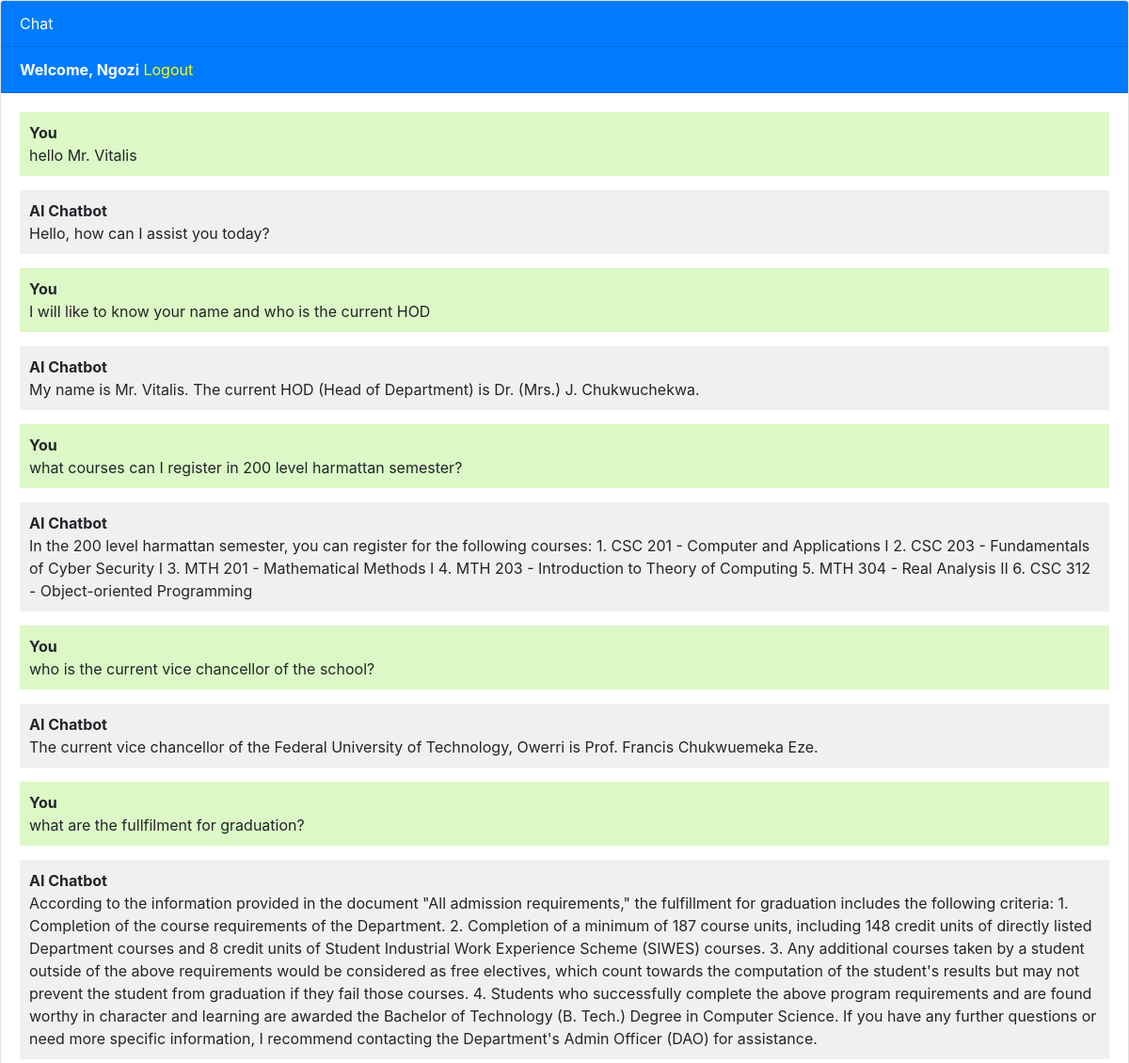
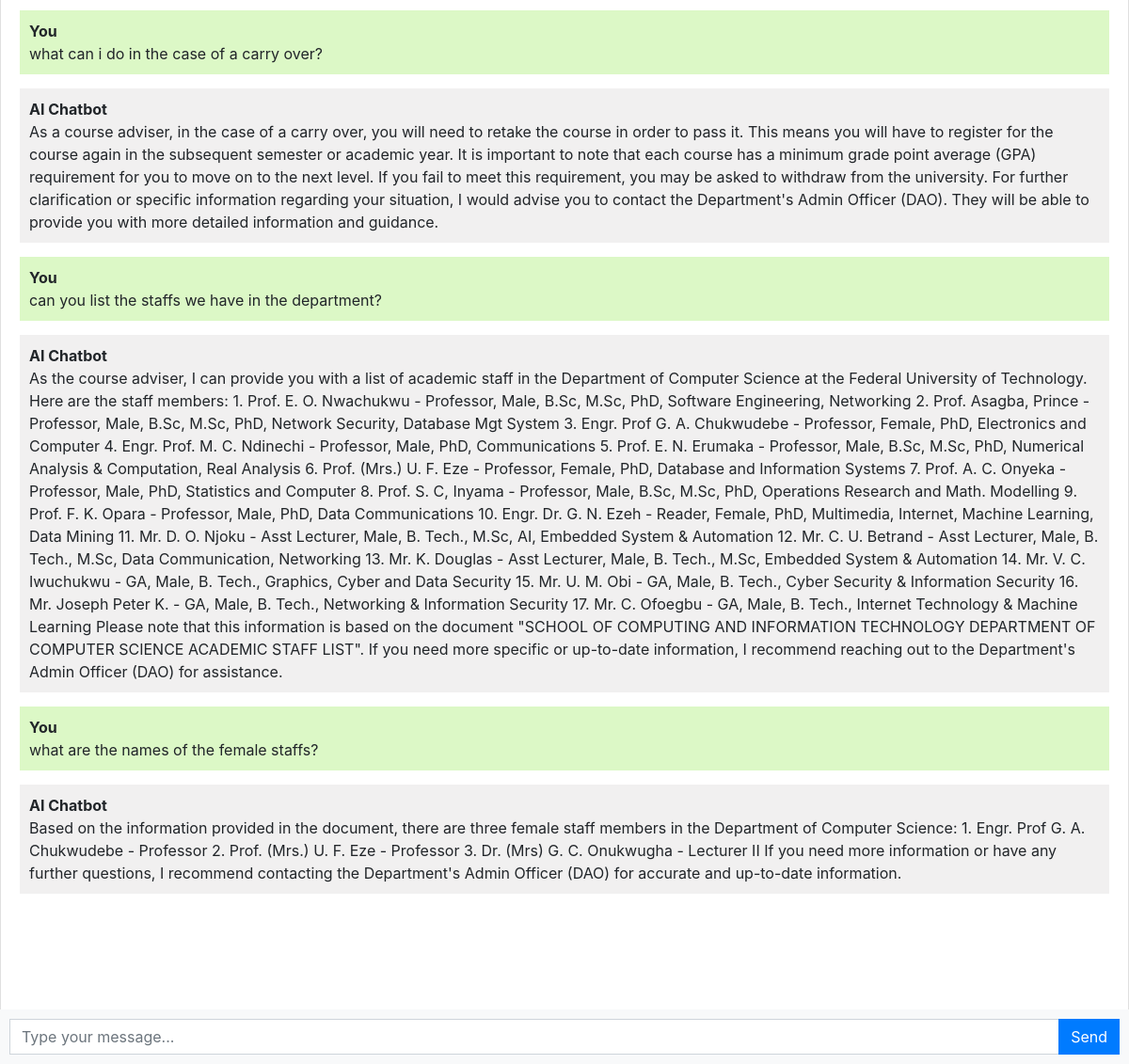
Screenshot of / (signed in) with the database file from the repository (2 pictures, top to bottom).
### chatbot/models.py (models this page shows, shortened)
class Chat(models.Model):
    user = models.ForeignKey(User, on_delete=models.CASCADE)
    message = models.TextField()
    response = models.TextField()
    created_at = models.DateTimeField(auto_now_add=True)

### chatbot/views.py (the view)
# urls.py: path('', views.chatbot, name='chatbot'),
def chatbot(request):
    chats = Chat.objects.filter(user=request.user)
    if request.method == 'POST':
        message = request.POST.get('message')
        response, docs = get_response_from_query(vectorstore_db, message)
        chat = Chat(user=request.user, message=message, response=response, created_at=timezone.now())
        chat.save()
        return JsonResponse({'message': message, 'response': response})
    return render(request, 'chatbot.html', {'chats': chats})

### templates/chatbot.html (shortened to what this page needs)
{% extends 'base.html' %}
{% block content %}
<div class="chat-container">
  <div class="card flex-grow-1">
    <div class="card-header bg-primary text-white">Chat</div>
    {% if user.is_authenticated %}
    <div class="card-header bg-primary text-white"><b>Welcome, {{user.username}}</b>   <a style="color: yellow;" href="logout">Logout</a></div>
    {% else %}
    <div class="card-header bg-primary text-white"><a style="color: yellow" href="login">Login</a>   <a style="color: yellow;" href="register">Register</a></div>
    {% endif %}
    <div class="card-body messages-box">
      <ul class="list-unstyled messages-list">
        {% for chat in chats %}
          {% if chat.user == request.user %}
            <li class="message sent">
          <div class="message-text">
            <div class="message-sender">
              <b>You</b>
            </div>
            <div class="message-content">
              {{chat.message}}
            </div>
          </div>
        </li>
        <li class="message received">
          <div class="message-text">
            <div class="message-sender">
              <b>AI Chatbot</b>
            </div>
            <div class="message-content">
              {{chat.response}}
            </div>
          </div>
        </li>
          {% endif %}
        {% endfor %}
      </ul>
    </div>
    <br><br>
    <br><br>
    <br><br>
  </div>
  <form class="message-form">
    <div class="input-group">
      <input type="text" class="form-control message-input" placeholder="Type your message...">
      <div class="input-group-append">
        <button type="submit" class="btn btn-primary btn-send">Send</button>
      </div>
    </div>
  </form>
</div>
{% endblock %}

### templates/chatbot.html (style rules this page uses)
body, html { height: 100%; }
.messages-box { flex: 1; overflow-y: auto; }
.messages-list { padding-left: 0; }
.message { margin-bottom: 15px; list-style: none; }
.message-text { padding: 10px; border-radius: 5px; }
.sent { background-color: #dcf8c6; align-self: flex-end; }
.received { background-color: #f1f0f0; align-self: flex-start; }
.message-form { display: flex; position: fixed; bottom: 0; left: 0; right: 0; padding: 10px; background-color: #f8f9fa; }
.message-input { flex: 1; border-radius: 0; border-right: none; }
.btn-send { border-radius: 0; }
.chat-container { height: 100%; display: flex; flex-direction: column; }

### rows the page displays
Chat: message "hello Mr. Vitalis", response "Hello, how can I assist you today?"
Chat: message "I will like to know your name and who is the current HOD", response "My name is Mr. Vitalis. The current HOD (Head of Department) is Dr. (Mrs.) J. Chukwuchekwa."
Chat: message "what courses can I register in 200 level harmattan semester?", response "In the 200 level harmattan semester, you can register for the following courses: 1. CSC 201 - Computer and Applications I 2. CSC 203 - Fundamentals of Cyber Security I 3. MTH 201 - Mathematical Methods I 4. MTH 203 - Introduction to Theory of Computing 5. MTH 304 - Real Analysis II 6. CSC 312 - Object-oriented Programming"
Chat: message "who is the current vice chancellor of the school?", response "The current vice chancellor of the Federal University of Technology, Owerri is Prof. Francis Chukwuemeka Eze."
Chat: message "what are the fullfilment for graduation?", response "According to the information provided in the document \"All admission requirements,\" the fulfillment for graduation includes the following criteria: 1. Completion of the course requirements of the Department. 2. Completion of a minimum of 187 course units, including 148 credit units of directly listed Department courses and 8 credit units of Student Industrial Work Experience Scheme (SIWES) courses. 3. Any additional courses taken by a student outside of the above requirements would be considered as free electives, which count towards the computation of the student's results but may not prevent the student from graduation if they fail those courses. 4. Students who successfully complete the…"
Chat: message "what can i do in the case of a carry over?", response "As a course adviser, in the case of a carry over, you will need to retake the course in order to pass it. This means you will have to register for the course again in the subsequent semester or academic year. It is important to note that each course has a minimum grade point average (GPA) requirement for you to move on to the next level. If you fail to meet this requirement, you may be asked to withdraw from the university. For further clarification or specific information regarding your situation, I would advise you to contact the Department's Admin Officer (DAO). They will be able to provide you with more detailed information and guidance."
Chat: message "can you list the staffs we have in the department?", response "As the course adviser, I can provide you with a list of academic staff in the Department of Computer Science at the Federal University of Technology. Here are the staff members: 1. Prof. E. O. Nwachukwu - Professor, Male, B.Sc, M.Sc, PhD, Software Engineering, Networking 2. Prof. Asagba, Prince - Professor, Male, B.Sc, M.Sc, PhD, Network Security, Database Mgt System 3. Engr. Prof G. A. Chukwudebe - Professor, Female, PhD, Electronics and Computer 4. Engr. Prof. M. C. Ndinechi - Professor, Male, PhD, Communications 5. Prof. E. N. Erumaka - Professor, Male, B.Sc, M.Sc, PhD, Numerical Analysis & Computation, Real Analysis 6. Prof. (Mrs.) U. F. Eze - Professor, Female, PhD, Database and…"
Chat: message "what are the names of the female staffs?", response "Based on the information provided in the document, there are three female staff members in the Department of Computer Science: 1. Engr. Prof G. A. Chukwudebe - Professor 2. Prof. (Mrs.) U. F. Eze - Professor 3. Dr. (Mrs) G. C. Onukwugha - Lecturer II If you need more information or have any further questions, I recommend contacting the Department's Admin Officer (DAO) for accurate and up-to-date information."

### other values shown
{{ user.username }} "Ngozi"
